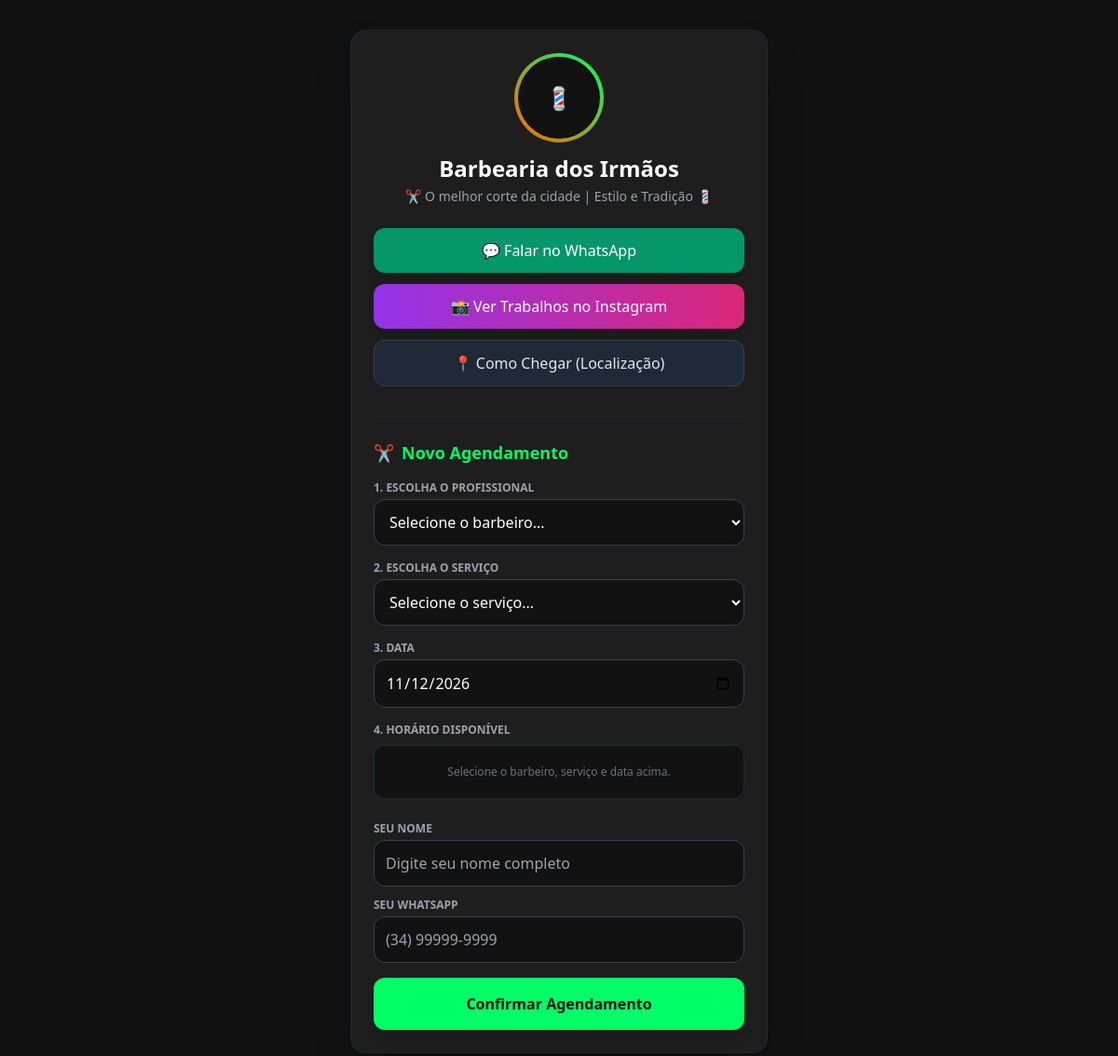
/barbearia-dos-irmaos, run on the app's committed database.
### app/models.py (models this page shows)
class Barbershop(Base):
    __tablename__ = "barbershops"
    id = Column(Integer, primary_key=True, index=True)
    slug = Column(String, unique=True, index=True, nullable=False) # ex: irmaos-barber
    name = Column(String, nullable=False)
    bio_text = Column(String)
    whatsapp = Column(String, nullable=False) # formato: 5534999999999
    instagram_url = Column(String)
    maps_url = Column(String)
    address_text = Column(String)
    is_active = Column(Boolean, default=True)
    barbers = relationship("Barber", back_populates="barbershop")
    services = relationship("Service", back_populates="barbershop")

### app/main.py (the view)
@app.get("/{slug}", response_class=HTMLResponse)
def public_bio(slug: str, request: Request, db: Session = Depends(get_db)):
    shop = db.query(models.Barbershop).filter(models.Barbershop.slug == slug, models.Barbershop.is_active == True).first()
    if not shop:
        raise HTTPException(status_code=404, detail="Barbearia não encontrada ou inativa.")
    return templates.TemplateResponse(
        request,
        "bio_booking.html",
        {
            "shop": shop,
            "barbers": shop.barbers,
            "services": shop.services
        }
    )

### templates/bio_booking.html (shortened to what this page needs)
<!DOCTYPE html>
<html lang="pt-BR">
<head>
    <script src="https://cdn.tailwindcss.com"></script>
</head>
<body class="bg-darkBg text-gray-100 min-h-screen flex flex-col items-center py-8 px-4">
    <div class="w-full max-w-md bg-cardBg rounded-2xl p-6 shadow-2xl border border-gray-800">
        <div class="flex flex-col items-center text-center mb-6">
            <div class="w-24 h-24 rounded-full bg-gradient-to-tr from-neonOrange to-neonGreen p-1 mb-3">
                <div class="w-full h-full bg-darkBg rounded-full flex items-center justify-center text-2xl font-bold">
                    💈
                </div>
            </div>
            <h1 class="text-2xl font-bold text-white">{{ shop.name }}</h1>
            <p class="text-sm text-gray-400 mt-1 px-4">{{ shop.bio_text }}</p>
        </div>
        <div class="space-y-3 mb-8">
            <a href="https://wa.me/{{ shop.whatsapp }}" target="_blank" class="flex items-center justify-center gap-3 w-full bg-emerald-600 hover:bg-emerald-500 text-white font-medium py-3 px-4 rounded-xl transition duration-200 shadow-lg">
                <span>💬 Falar no WhatsApp</span>
            </a>
            <a href="{{ shop.instagram_url }}" target="_blank" class="flex items-center justify-center gap-3 w-full bg-gradient-to-r from-purple-600 to-pink-600 hover:opacity-90 text-white font-medium py-3 px-4 rounded-xl transition duration-200 shadow-lg">
                <span>📸 Ver Trabalhos no Instagram</span>
            </a>
            <a href="{{ shop.maps_url }}" target="_blank" class="flex items-center justify-center gap-3 w-full bg-gray-800 hover:bg-gray-700 text-gray-200 font-medium py-3 px-4 rounded-xl border border-gray-700 transition duration-200">
                <span>📍 Como Chegar (Localização)</span>
            </a>
        </div>
        <hr class="border-gray-800 mb-6">
        <div id="booking-section">
            <h2 class="text-lg font-bold text-neonGreen mb-4 flex items-center gap-2">
                <span>✂️</span> Novo Agendamento
            </h2>
            <form id="booking-form" class="space-y-4">
                <div>
                    <label class="block text-xs font-semibold text-gray-400 uppercase mb-1">1. Escolha o Profissional</label>
                    <select id="barber_id" required class="w-full bg-darkBg border border-gray-700 rounded-xl p-3 text-white focus:border-neonGreen focus:outline-none">
                        <option value="">Selecione o barbeiro...</option>
                    </select>
                </div>
                <div>
                    <label class="block text-xs font-semibold text-gray-400 uppercase mb-1">2. Escolha o Serviço</label>
                    <select id="service_id" required class="w-full bg-darkBg border border-gray-700 rounded-xl p-3 text-white focus:border-neonGreen focus:outline-none">
                        <option value="">Selecione o serviço...</option>
                    </select>
                </div>
                <div>
                    <label class="block text-xs font-semibold text-gray-400 uppercase mb-1">3. Data</label>
                    <input type="date" id="date" required class="w-full bg-darkBg border border-gray-700 rounded-xl p-3 text-white focus:border-neonGreen focus:outline-none">
                </div>
                <div>
                    <label class="block text-xs font-semibold text-gray-400 uppercase mb-1">4. Horário Disponível</label>
                    <div id="slots-container" class="grid grid-cols-3 gap-2 mt-2 p-1 border border-gray-800 rounded-xl bg-darkBg">
                        <p class="text-xs text-gray-500 col-span-3 text-center py-4">Selecione o barbeiro, serviço e data acima.</p>
                    </div>
                </div>
                <div class="space-y-3 pt-2">
                    <div>
                        <label class="block text-xs font-semibold text-gray-400 uppercase mb-1">Seu Nome</label>
                        <input type="text" id="client_name" required placeholder="Digite seu nome completo" class="w-full bg-darkBg border border-gray-700 rounded-xl p-3 text-white focus:border-neonGreen focus:outline-none">
                    </div>
                    <div>
                        <label class="block text-xs font-semibold text-gray-400 uppercase mb-1">Seu WhatsApp</label>
                        <input type="text" id="client_phone" required placeholder="(34) 99999-9999" maxlength="15" class="w-full bg-darkBg border border-gray-700 rounded-xl p-3 text-white focus:border-neonGreen focus:outline-none">
                    </div>
                </div>
                <button type="submit" class="w-full bg-neonGreen hover:bg-emerald-400 text-darkBg font-bold py-4 px-4 rounded-xl transition duration-200 shadow-lg mt-4">
                    Confirmar Agendamento
                </button>
            </form>
        </div>
    </div>
</body>
</html>

### data on the page
Barbershop: name "Barbearia dos Irmãos", bio_text "✂️ O melhor corte da cidade | Estilo e Tradição 💈"
